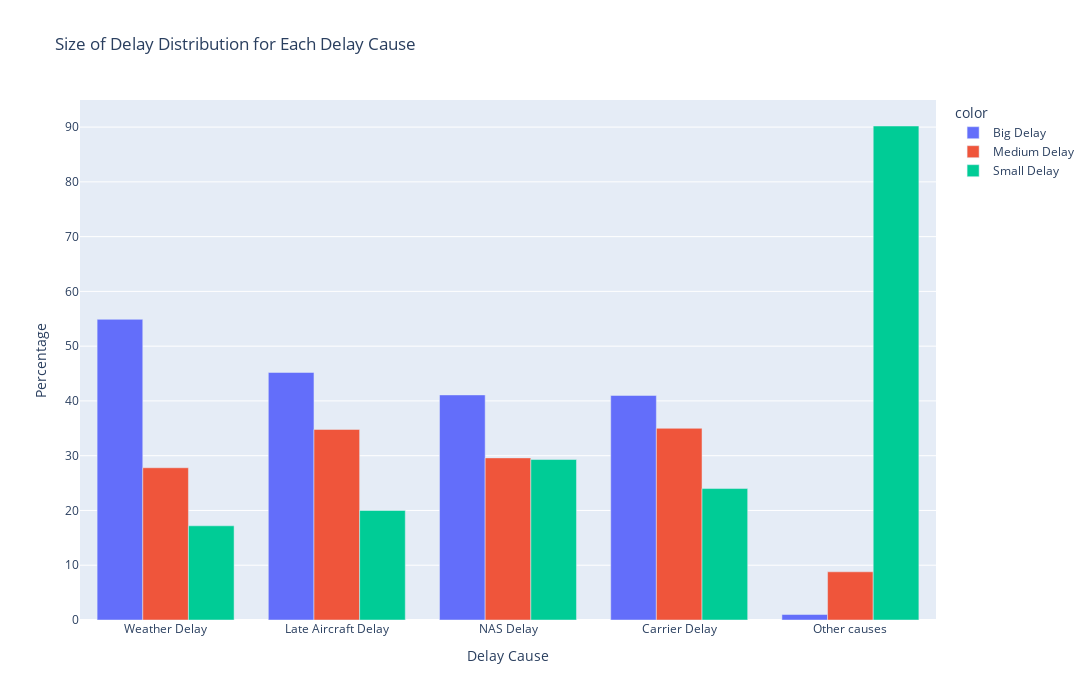

Here is the notebook cell this chart was saved with:
### Code cell
delay_size_dist = { 'Delay Cause': ['Carrier Delay', 'Weather Delay', 'NAS Delay', 'Late Aircraft Delay', 'Other causes'], \
                    'pct_big_delay': [carrier_size.BIG_CARRIER_DELAY, weather_size.BIG_WEATHER_DELAY, \
                                        nas_size.BIG_NAS_DELAY, lateaircraft_size.BIG_LATE_AIRCRAFT_DELAY, other_size.BIG_OTHER_CAUSES], \
                    'pct_med_delay': [carrier_size.MEDIUM_CARRIER_DELAY, weather_size.MEDIUM_WEATHER_DELAY, \
                                        nas_size.MEDIUM_NAS_DELAY, lateaircraft_size.MEDIUM_LATE_AIRCRAFT_DELAY, other_size.MEDIUM_OTHER_CAUSES], \
                    'pct_small_delay': [carrier_size.SMALL_CARRIER_DELAY, weather_size.SMALL_WEATHER_DELAY, \
                                        nas_size.SMALL_NAS_DELAY, lateaircraft_size.SMALL_LATE_AIRCRAFT_DELAY, other_size.SMALL_OTHER_CAUSES] }
                    
delay_size_dist_df = pd.DataFrame(delay_size_dist)
delay_size_dist_df.pct_big_delay = round(delay_size_dist_df.pct_big_delay, 3)*100
delay_size_dist_df.pct_med_delay = round(delay_size_dist_df.pct_med_delay, 3)*100
delay_size_dist_df.pct_small_delay = round(delay_size_dist_df.pct_small_delay, 3)*100


delay_size_dist_df = pd.melt(delay_size_dist_df, 
                    id_vars='Delay Cause', 
                    value_vars=list(delay_size_dist_df.columns[1:]), # list of days of the week
                    var_name='Size Delay', 
                    value_name='Percentage')

# plot

fig = px.bar(delay_size_dist_df, x="Delay Cause", 
            color=delay_size_dist_df["Size Delay"].map({"pct_big_delay":"Big Delay","pct_med_delay":"Medium Delay","pct_small_delay":"Small Delay"}),
            y='Percentage',
            title="Size of Delay Distribution for Each Delay Cause",
            barmode='group',
            height=700, width= 1100,
            category_orders={'Delay Cause': delay_size_dist_df[delay_size_dist_df['Size Delay']=='pct_big_delay'] \
                .sort_values(by='Percentage', ascending=False)["Delay Cause"]}
            )

fig.show()

# fig.update_layout({
# 'plot_bgcolor': 'rgba(0, 0, 0, 0)',
# 'paper_bgcolor': 'rgba(0, 0, 0, 0)',
# })

### Figure 1 — Plotly figure (JSON) as saved in the notebook; plotly's stock layout.template omitted (floating-point values rounded to 4 significant figures)
{"data": [{"alignmentgroup": "True", "hovertemplate": "color=Big Delay<br>Delay Cause=%{x}<br>Percentage=%{y}<extra></extra>", "legendgroup": "Big Delay", "marker": {"color": "#636efa", "pattern": {"shape": ""}}, "name": "Big Delay", "offsetgroup": "Big Delay", "orientation": "v", "showlegend": true, "textposition": "auto", "type": "bar", "x": ["Carrier Delay", "Weather Delay", "NAS Delay", "Late Aircraft Delay", "Other causes"], "xaxis": "x", "y": [41, 54.9, 41.1, 45.2, 1], "yaxis": "y"}, {"alignmentgroup": "True", "hovertemplate": "color=Medium Delay<br>Delay Cause=%{x}<br>Percentage=%{y}<extra></extra>", "legendgroup": "Medium Delay", "marker": {"color": "#EF553B", "pattern": {"shape": ""}}, "name": "Medium Delay", "offsetgroup": "Medium Delay", "orientation": "v", "showlegend": true, "textposition": "auto", "type": "bar", "x": ["Carrier Delay", "Weather Delay", "NAS Delay", "Late Aircraft Delay", "Other causes"], "xaxis": "x", "y": [35, 27.8, 29.6, 34.8, 8.8], "yaxis": "y"}, {"alignmentgroup": "True", "hovertemplate": "color=Small Delay<br>Delay Cause=%{x}<br>Percentage=%{y}<extra></extra>", "legendgroup": "Small Delay", "marker": {"color": "#00cc96", "pattern": {"shape": ""}}, "name": "Small Delay", "offsetgroup": "Small Delay", "orientation": "v", "showlegend": true, "textposition": "auto", "type": "bar", "x": ["Carrier Delay", "Weather Delay", "NAS Delay", "Late Aircraft Delay", "Other causes"], "xaxis": "x", "y": [24, 17.2, 29.3, 20, 90.2], "yaxis": "y"}], "layout": {"barmode": "group", "height": 700, "legend": {"title": {"text": "color"}, "tracegroupgap": 0}, "title": {"text": "Size of Delay Distribution for Each Delay Cause"}, "width": 1100, "xaxis": {"anchor": "y", "categoryarray": ["Weather Delay", "Late Aircraft Delay", "NAS Delay", "Carrier Delay", "Other causes"], "categoryorder": "array", "domain": [0, 1], "title": {"text": "Delay Cause"}}, "yaxis": {"anchor": "x", "domain": [0, 1], "title": {"text": "Percentage"}}}}
